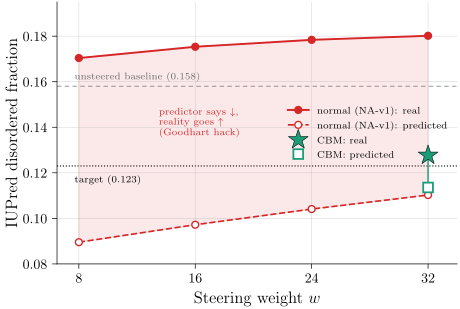

Write Python code to recreate this figure.
# P43_v1: Gradient-hacking vs CBM fix on iupred down-regulation (target=0.123).
# Visualizes: E109 (normal NA-v1 steering hacks) vs E110 (CBM fixes it). For the
#   `iupred3_fraction_disordered` target=0.123 DOWN-regulation, the normal
#   predictor's CLAIM slides down toward the setpoint while the REAL measured
#   disorder climbs UP, away from the target and above the unsteered baseline
#   (0.158) -- the Goodhart signature. Swapping in the concept-bottleneck (CBM)
#   predictor makes predicted AND real both land near the target (honest control).
# DATA (all read live from source; nothing is a predictor value masquerading as
#   real -- the two are plotted as SEPARATE series):
#   - REAL  = mean `iupred3_fraction_disordered` measured by IUPred3 on the decoded
#     sequences, from results/iupred_target_sweep/iupred_target_w*/properties_guided.csv
#     (normal NA-v1) and results/iupred_target_cbm/iupred_target_cbm_w32/... (CBM).
#   - PREDICTED = mean of the predictor's final-step claim, from the per-protein
#     diagnostics JSONs (`predicted_properties.iupred3_fraction_disordered`, last
#     ODE step; batch elem 0 per (seed,length) file).
#   NOTE: the sweep's steering_cost_audit.csv is mislabeled (prop_target=swi) per
#   E109 caveat -- we deliberately do NOT use it; real comes from properties_guided.csv.
# NOTE: no in-axes title (caption goes underneath in LaTeX).
import sys
import csv
import json
import glob
import statistics
from pathlib import Path
sys.path.insert(0, str(Path(__file__).parent.parent))
from plot_utils import figsize
import matplotlib.pyplot as plt

ROOT = Path(__file__).parent.parent.parent / "results"
TARGET = 0.123        # natural setpoint the steering aims for (down-regulation)
BASELINE = 0.158      # unsteered La-Proteina disorder (E067/E099)
PROP = "iupred3_fraction_disordered"
C_HACK = "#d62728"    # normal NA-v1 (hacked)
C_CBM = "#1b9e77"     # CBM (honest)


def real_mean(props_csv):
    vs = []
    with open(props_csv, newline="") as f:
        for r in csv.DictReader(f):
            try:
                vs.append(float(r[PROP]))
            except (ValueError, KeyError):
                pass
    return statistics.mean(vs)


def pred_final_mean(diag_dir):
    vs = []
    for fp in glob.glob(f"{diag_dir}/*_diagnostics.json"):
        steps = json.load(open(fp))
        pp = steps[-1].get("predicted_properties", {})
        if PROP in pp:
            vs.append(pp[PROP])
    return statistics.mean(vs)


# --- Normal NA-v1 dose-response (real + predicted), w in {8,16,24,32} ---
NA_W = [8, 16, 24, 32]
na_real = [real_mean(ROOT / f"iupred_target_sweep/iupred_target_w{w}/properties_guided.csv")
           for w in NA_W]
na_pred = [pred_final_mean(ROOT / f"iupred_target_sweep/iupred_target_w{w}/diagnostics")
           for w in NA_W]

# --- CBM single cell (w=32) ---
CBM_W = 32
cbm_real = real_mean(ROOT / "iupred_target_cbm/iupred_target_cbm_w32/properties_guided.csv")
cbm_pred = pred_final_mean(ROOT / "iupred_target_cbm/iupred_target_cbm_w32/diagnostics")

fig, ax = plt.subplots(figsize=figsize(0.82, 0.66))

# Reference levels.
ax.axhline(BASELINE, color="#9aa0a6", lw=0.8, ls=(0, (4, 3)), zorder=1)
ax.axhline(TARGET, color="black", lw=0.8, ls=":", zorder=1)
ax.text(NA_W[0] - 0.3, BASELINE + 0.002, r"unsteered baseline ($0.158$)",
        fontsize=7.5, color="#6b6b6b", va="bottom")
ax.text(NA_W[0] - 0.3, TARGET - 0.004, r"target ($0.123$)",
        fontsize=7.5, color="black", va="top")

# Normal NA-v1: predicted dives toward target, real climbs away -> shade the gap.
ax.fill_between(NA_W, na_pred, na_real, color=C_HACK, alpha=0.10, zorder=1.5)
ax.plot(NA_W, na_real, "-o", color=C_HACK, lw=1.4, ms=5, zorder=3,
        label="normal (NA-v1): real")
ax.plot(NA_W, na_pred, "--o", color=C_HACK, lw=1.2, ms=5, zorder=3,
        markerfacecolor="white", label="normal (NA-v1): predicted")

# CBM: predicted and real both near target (honest). Connector shows tiny gap.
ax.plot([CBM_W, CBM_W], [cbm_pred, cbm_real], "-", color=C_CBM, lw=1.0, zorder=3)
ax.plot(CBM_W, cbm_real, "*", color=C_CBM, ms=15, zorder=5,
        markeredgecolor="black", markeredgewidth=0.4, label="CBM: real")
ax.plot(CBM_W, cbm_pred, "s", color="white", ms=7, zorder=5,
        markeredgecolor=C_CBM, markeredgewidth=1.3, label="CBM: predicted")

# Call out the divergence.
ax.annotate("predictor says $\\downarrow$,\nreality goes $\\uparrow$\n(Goodhart hack)",
            xy=(24, (na_pred[2] + na_real[2]) / 2), xytext=(13.5, 0.142),
            fontsize=7.5, color=C_HACK, ha="left", va="center")

ax.set_xlabel(r"Steering weight $w$")
ax.set_ylabel(r"IUPred disordered fraction")
ax.set_xticks(NA_W)
ax.set_xlim(NA_W[0] - 1.5, NA_W[-1] + 2)
ax.set_ylim(0.08, 0.195)
ax.legend(loc="center right", frameon=False, fontsize=7.5)
ax.spines[["top", "right"]].set_visible(False)
ax.grid(True, lw=0.4, alpha=0.5, zorder=0)

fig.savefig(Path(__file__).with_suffix(".pdf"))
